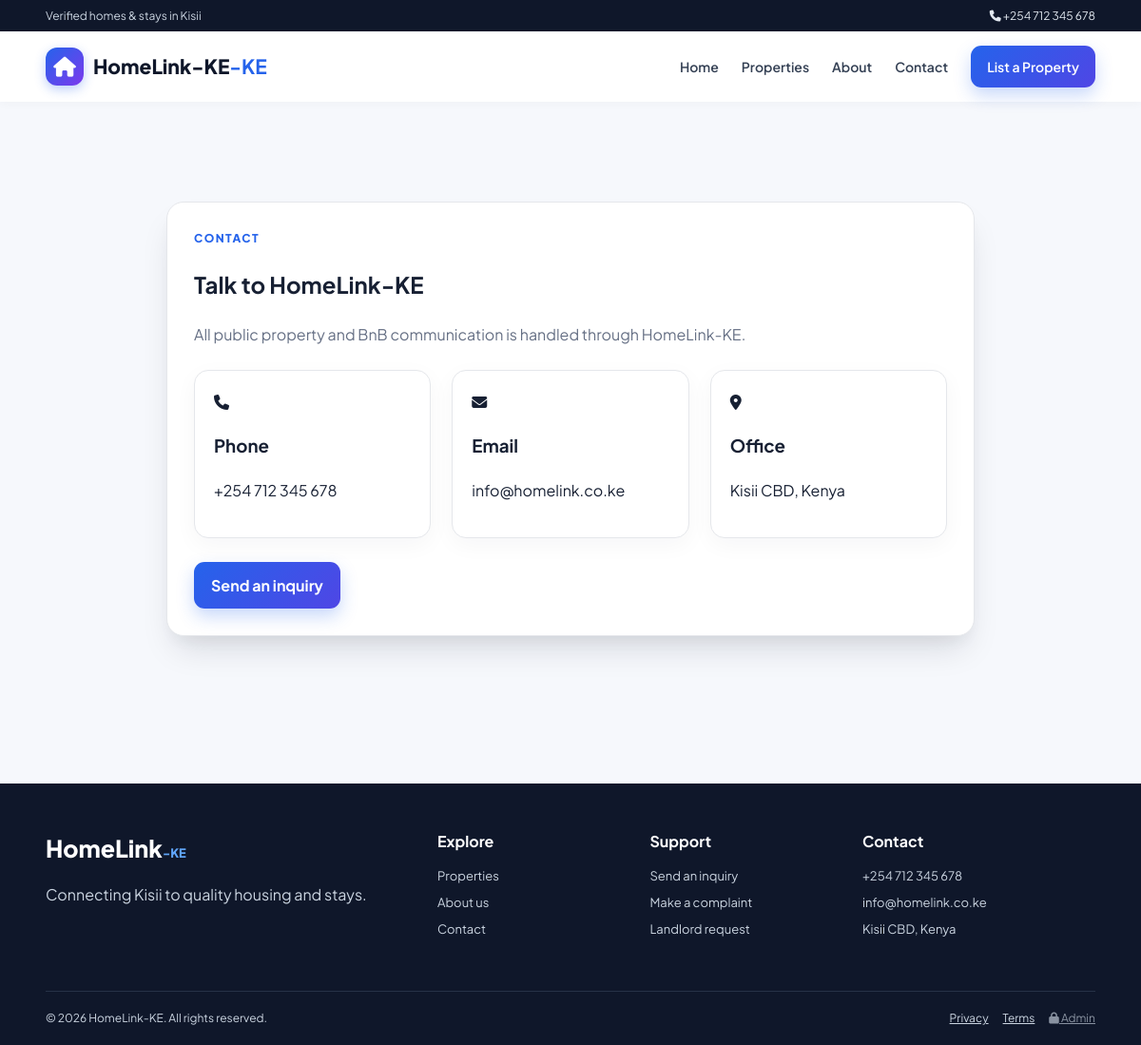
The page /pages/contact.php on the database its author committed.
### tables this page shows
CREATE TABLE IF NOT EXISTS site_settings (
 id INT PRIMARY KEY DEFAULT 1,
 site_name VARCHAR(150) NOT NULL DEFAULT 'HomeLink-KE',
 site_tagline VARCHAR(100) DEFAULT '-KE',
 site_logo VARCHAR(255) DEFAULT '',
 contact_email VARCHAR(100) NOT NULL DEFAULT 'info@homelink.co.ke',
 contact_phone VARCHAR(50) NOT NULL DEFAULT '+254 712 345 678',
 office_location VARCHAR(255) NOT NULL DEFAULT 'Kisii CBD, Kenya',
 contact_location VARCHAR(255) DEFAULT 'Kisii CBD, Kenya',
 mpesa_paybill VARCHAR(50) DEFAULT '',
 mpesa_account VARCHAR(100) DEFAULT '',
 viewing_fee DECIMAL(10,2) DEFAULT 1000,
 maintenance_mode TINYINT(1) DEFAULT 0,
 footer_text VARCHAR(255) DEFAULT '© 2026 HomeLink-KE. All rights reserved.',
 facebook_link VARCHAR(255) DEFAULT '',
 twitter_link VARCHAR(255) DEFAULT '',
 whatsapp_number VARCHAR(50) DEFAULT '',
 instagram_link VARCHAR(255) DEFAULT '',
 updated_at TIMESTAMP DEFAULT CURRENT_TIMESTAMP ON UPDATE CURRENT_TIMESTAMP
);

### includes/auth.php (called while the page is built, shortened)
<?php
function appBaseUrl(): string {
    return '/HomeLink-KE';
}

### includes/functions.php (called while the page is built, shortened)
<?php
require_once __DIR__ . '/auth.php';
require_once __DIR__ . '/../config/database.php';
function e(?string $value): string {
    return htmlspecialchars((string)$value, ENT_QUOTES, 'UTF-8');
}
function assetUrl(string $path): string {
    $path = trim(str_replace('\\', '/', $path));
    if ($path === '') {
        return '';
    }
    $path = preg_replace('~^\.\./+~', '', $path);
    $path = ltrim($path, '/');
    return appBaseUrl() . '/' . $path;
}
function getSiteSettings(?mysqli $conn = null): array {
    $defaults = [
        'site_name' => 'HomeLink-KE',
        'site_tagline' => '-KE',
        'site_logo' => '',
        'contact_phone' => '+254 712 345 678',
        'contact_email' => 'info@homelink.co.ke',
        'contact_location' => 'Kisii CBD, Kenya',
        'office_location' => 'Kisii CBD, Kenya',
        'whatsapp_number' => '',
        'facebook_link' => '',
        'twitter_link' => '',
        'instagram_link' => '',
        'viewing_fee' => 1000,
        'maintenance_mode' => 0,
        'footer_text' => '© 2026 HomeLink-KE. All rights reserved.'
    ];
    try {
        $conn ??= getDBConnection();
        $res = $conn->query("SELECT * FROM site_settings WHERE id=1 LIMIT 1");
        if ($res && ($row = $res->fetch_assoc())) {
            return array_merge($defaults, $row);
        }
    } catch (Throwable $e) {}
    return $defaults;
}

### config/database.php (called while the page is built, shortened)
<?php
function getDBConnection(): mysqli {
    $conn = new mysqli(DB_HOST, DB_USER, DB_PASS, DB_NAME);
    $conn->set_charset('utf8mb4');
    return $conn;
}

### pages/contact.php (the view, shortened to what this page needs)
<?php
require_once __DIR__ . '/../config/database.php';
require_once __DIR__ . '/../includes/functions.php';
$settings = getSiteSettings(getDBConnection());
require __DIR__ . '/../includes/header.php';
?>
<section class="section">
    <div class="container">
        <div class="form-wrap" style="max-width:850px">
            <div class="kicker">CONTACT</div>
            <h1>Talk to HomeLink-KE</h1>
            <p class="muted">All public property and BnB communication is handled through HomeLink-KE.</p>
            <div class="property-grid" style="margin-top:25px">
                <div class="admin-card">
                    <i class="fa-solid fa-phone"></i>
                    <h3>Phone</h3>
                    <p><?= e($settings['contact_phone']) ?></p>
                </div>
                <div class="admin-card">
                    <i class="fa-solid fa-envelope"></i>
                    <h3>Email</h3>
                    <p><?= e($settings['contact_email']) ?></p>
                </div>
                <div class="admin-card">
                    <i class="fa-solid fa-location-dot"></i>
                    <h3>Office</h3>
                    <p><?= e($settings['office_location']) ?></p>
                </div>
            </div>
            <div style="margin-top:25px">
                <a class="btn btn-primary" href="<?= appBaseUrl() ?>/forms/inquiry.php">Send an inquiry</a>
            </div>
        </div>
    </div>
</section>
<?php require __DIR__ . '/../includes/footer.php'; ?>

### includes/header.php (shortened to what this page needs)
<?php
require_once __DIR__ . '/functions.php';
$settings = $settings ?? getSiteSettings();
$siteName = $settings['site_name'] ?? 'HomeLink-KE';
$tagline = $settings['site_tagline'] ?? '-KE';
$logo = assetUrl((string)($settings['site_logo'] ?? ''));
$current = basename($_SERVER['PHP_SELF'] ?? 'index.php');
?>
<!doctype html>
<html lang="en">
<head>
    <link rel="stylesheet" href="https://cdnjs.cloudflare.com/ajax/libs/font-awesome/6.5.2/css/all.min.css">
    <link rel="stylesheet" href="<?= appBaseUrl() ?>/assets/folder/style.css">
</head>
<body>
    <header class="site-header">
        <div class="topbar">
            <div>Verified homes & stays in Kisii</div>
            <div class="top-contact">
                <?php if (!empty($settings['contact_phone'])): ?>
                    <a href="tel:<?= e($settings['contact_phone']) ?>">
                        <i class="fa-solid fa-phone"></i> <?= e($settings['contact_phone']) ?>
                    </a>
                <?php endif; ?>
            </div>
        </div>
        <nav class="navbar container">
            <a class="brand" href="<?= appBaseUrl() ?>/index.php">
                <?php if ($logo && file_exists(__DIR__ . '/../' . ltrim((string)$settings['site_logo'], './'))): ?>
                    <img src="<?= $logo ?>" alt="<?= e($siteName) ?> logo">
                <?php else: ?>
                    <span class="brand-mark"><i class="fa-solid fa-house"></i></span>
                <?php endif; ?>
                <span><?= e($siteName) ?><b><?= e($tagline) ?></b></span>
            </a>
            <div class="nav-links">
                <a class="<?= ($current === 'index.php' ? 'active' : '') ?>" href="<?= appBaseUrl() ?>/index.php">Home</a>
                <a href="<?= appBaseUrl() ?>/properties/index.php">Properties</a>
                <a href="<?= appBaseUrl() ?>/pages/about.php">About</a>
                <a href="<?= appBaseUrl() ?>/pages/contact.php">Contact</a>
                <a class="nav-cta" href="<?= appBaseUrl() ?>/forms/landlord-request.php">List a Property</a>
            </div>
        </nav>
    </header>
    <main>

### includes/footer.php (shortened to what this page needs)
<?php
$settings = $settings ?? getSiteSettings();
$flash = getFlash();?>
</main>
<footer class="site-footer">
    <div class="container footer-grid">
        <div>
            <div class="footer-brand">HomeLink<span>-KE</span></div>
            <p><?= e($settings['footer_text'] ?? 'Connecting clients to verified homes and stays.') ?></p>
        </div>
        <div>
            <h4>Explore</h4>
            <a href="<?= appBaseUrl() ?>/properties/index.php">Properties</a>
            <a href="<?= appBaseUrl() ?>/pages/about.php">About us</a>
            <a href="<?= appBaseUrl() ?>/pages/contact.php">Contact</a>
        </div>
        <div>
            <h4>Support</h4>
            <a href="<?= appBaseUrl() ?>/forms/inquiry.php">Send an inquiry</a>
            <a href="<?= appBaseUrl() ?>/forms/complaint.php">Make a complaint</a>            <a href="<?= appBaseUrl() ?>/forms/landlord-request.php">Landlord request</a>        </div>
        <div>
            <h4>Contact</h4>
            <?php if (!empty($settings['contact_phone'])): ?>
                <a href="tel:<?= e($settings['contact_phone']) ?>"><?= e($settings['contact_phone']) ?></a>
            <?php endif; ?>
            <?php if (!empty($settings['contact_email'])): ?>
                <a href="mailto:<?= e($settings['contact_email']) ?>"><?= e($settings['contact_email']) ?></a>
            <?php endif; ?>
            <span><?= e($settings['office_location'] ?? $settings['contact_location'] ?? 'Kisii CBD, Kenya') ?></span>
        </div>
    </div>
    <div class="footer-bottom container">
        <span>© <?= date('Y') ?> HomeLink-KE. All rights reserved.</span>
        <div>
            <a href="<?= appBaseUrl() ?>/pages/privacy.php">Privacy</a>
            <a href="<?= appBaseUrl() ?>/pages/terms.php">Terms</a>
            <a class="admin-footer-link" href="<?= appBaseUrl() ?>/admin/login.php">                <i class="fa-solid fa-lock"></i> Admin
            </a>
        </div>
    </div>
</footer>
</body>
</html>

### assets/folder/style.css (style rules this page uses)
:root { --primary: #2563eb; --primary-dark: #1d4ed8; --secondary: #0f172a; --accent: #10b981; --bg: #f6f8fc; --card: #ffffff; --text: #172033; --muted: #667085; --border: #e5e7eb; --danger: #dc2626; --warning: #b45309; --shadow: 0 16px 40px rgba(15, 23, 42, 0.08); --shadow-3d: 0 20px 35px -10px rgba(15, 23, 42, 0.15), 0 10px 15px -5px rgba(0, 0, 0, 0.04); --radius: 18px; --transition: all 0.3s cubic-bezier(0.16, 1, 0.3, 1); --touch-target: 44px; }
* { box-sizing: border-box; -webkit-tap-highlight-color: transparent; }
html { scroll-behavior: smooth; }
body { margin: 0; background: var(--bg); color: var(--text); font-family: 'Plus Jakarta Sans', Arial, sans-serif; line-height: 1.6; overflow-x: hidden; }
a { color: inherit; }
main { min-height: 60vh; }
.container { width: min(1180px, 92%); margin: auto; }
.topbar { background: var(--secondary); color: #cbd5e1; display: flex; justify-content: space-between; gap: 20px; padding: 7px 4%; font-size: 12px; }
.top-contact a { color: #e2e8f0; text-decoration: none; }
.site-header { background: #ffffff; position: sticky; top: 0; z-index: 1000; box-shadow: 0 2px 10px rgba(0, 0, 0, 0.03); }
.navbar { min-height: 74px; display: flex; align-items: center; justify-content: space-between; gap: 25px; }
.brand { display: flex; align-items: center; gap: 10px; text-decoration: none; font-size: 21px; font-weight: 800; color: var(--secondary); }
.brand b { color: var(--primary); }
.brand-mark { width: 40px; height: 40px; border-radius: 12px; background: linear-gradient(135deg, var(--primary), #7c3aed); color: #ffffff; display: grid; place-items: center; box-shadow: 0 4px 12px rgba(37, 99, 235, 0.3); }
.nav-links { display: flex; align-items: center; gap: 24px; }
.nav-links a { text-decoration: none; font-weight: 600; font-size: 14px; color: #344054; transition: var(--transition); }
.nav-cta, .btn-primary { background: linear-gradient(135deg, var(--primary), #4f46e5) !important; color: #ffffff !important; padding: 11px 17px; border-radius: 11px; box-shadow: 0 8px 18px rgba(37, 99, 235, 0.25); transition: var(--transition); min-height: var(--touch-target); }
.btn { display: inline-flex; align-items: center; justify-content: center; gap: 8px; border: 0; border-radius: 11px; padding: 12px 18px; text-decoration: none; font-weight: 700; cursor: pointer; transition: var(--transition); perspective: 500px; min-height: var(--touch-target); }
.section { padding: 55px 0; }
.property-grid { display: grid; grid-template-columns: repeat(3, minmax(0, 1fr)); gap: 22px; perspective: 1000px; }
.muted { color: var(--muted); }
.form-wrap { max-width: 760px; margin: 50px auto; padding: 28px; background: #ffffff; border: 1px solid var(--border); border-radius: var(--radius); box-shadow: var(--shadow-3d); transition: var(--transition); }
.site-footer { background: #0f172a; color: #cbd5e1; margin-top: 50px; }
.footer-grid { display: grid; grid-template-columns: 2fr 1fr 1fr 1.3fr; gap: 35px; padding: 48px 0; }
.footer-grid h4 { color: #ffffff; margin: 0 0 13px; }
.footer-grid a, .footer-grid span { display: block; text-decoration: none; margin: 7px 0; font-size: 13px; transition: var(--transition); }
.footer-brand { font-size: 25px; font-weight: 800; color: #ffffff; }
.footer-brand span { display: inline; color: #60a5fa; }
.footer-bottom { border-top: 1px solid #263247; padding: 18px 0; display: flex; justify-content: space-between; gap: 15px; font-size: 12px; }
.footer-bottom div { display: flex; gap: 15px; }
.admin-footer-link { opacity: 0.65; }
.admin-card { background: #ffffff; border: 1px solid var(--border); border-radius: 15px; padding: 20px; box-shadow: 0 7px 25px rgba(15, 23, 42, 0.04); }
.kicker { font-size: 12px; text-transform: uppercase; letter-spacing: 0.12em; color: var(--primary); font-weight: 800; }

### rows shown on the page
site_settings: contact_phone "+254 712 345 678", site_name "HomeLink-KE", site_tagline "-KE", contact_email "info@homelink.co.ke", office_location "Kisii CBD, Kenya", footer_text "Connecting Kisii to quality housing and stays."
